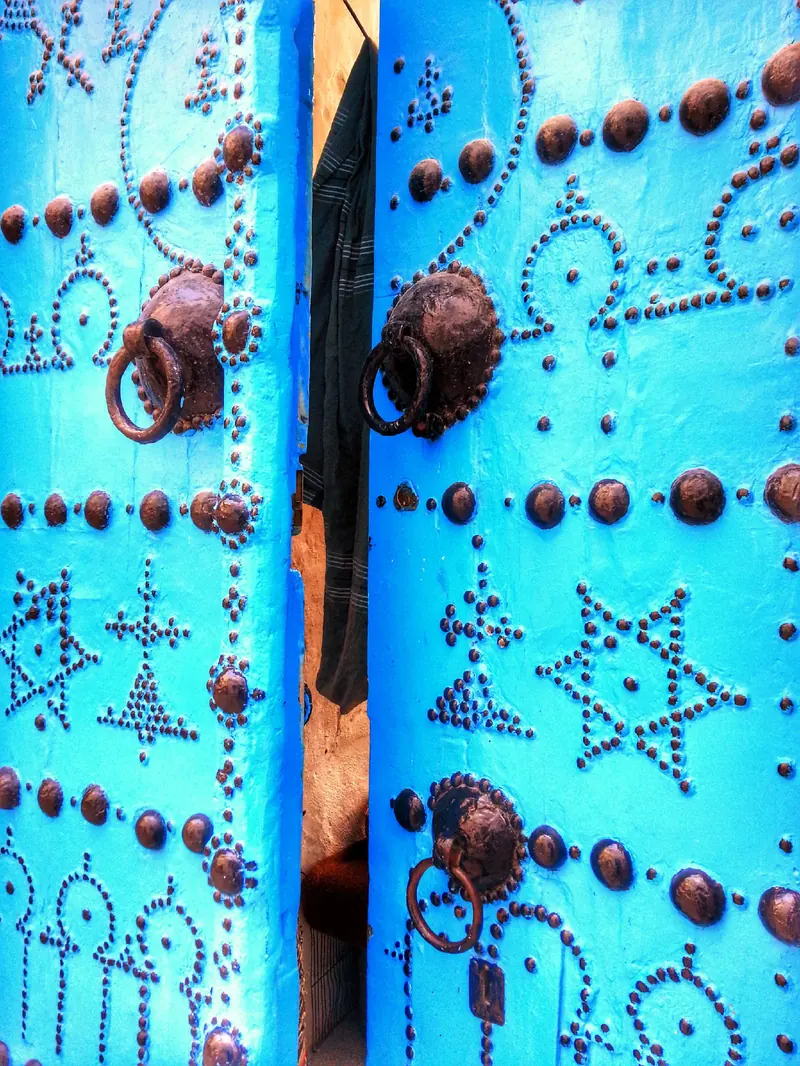
#> input picture assets/img/door-blue.webp, 800 x 1066 px, found by its file name
$ python -i make_og.py   (imports and definitions only)
#> lines starting #> are read from the running program, lines starting #| are printed output that depends on the picture
"""Images de partage (Open Graph 1200×630, JPEG) pour chaque page.

    python3 tools/make_og.py
"""
import json, os
from PIL import Image

ROOT = os.path.dirname(os.path.dirname(os.path.abspath(__file__)))
OUT = os.path.join(ROOT, 'static/img/og')
W, H = 1200, 630

def crop(src, dst, top=0.35):
#> called with src = '../assets/img/door-blue.webp', dst = 'out.png', top = 0.35
    im = Image.open(os.path.join(ROOT, src)).convert('RGB')
#> im is the input picture: PIL image 800x1066 RGB; mean R, G, B 73.6, 176.9, 202.2
    s = max(W / im.width, H / im.height)
#> s = 1.5
    im = im.resize((round(im.width * s), round(im.height * s)), Image.LANCZOS)
#> im: PIL image 1200x1599 RGB
    x = (im.width - W) // 2
#> x = 0
    y = round((im.height - H) * top)
#> y = 339
    im.crop((x, y, x + W, y + H)).save(os.path.join(OUT, dst), 'JPEG', quality=82, optimize=True, progressive=True)
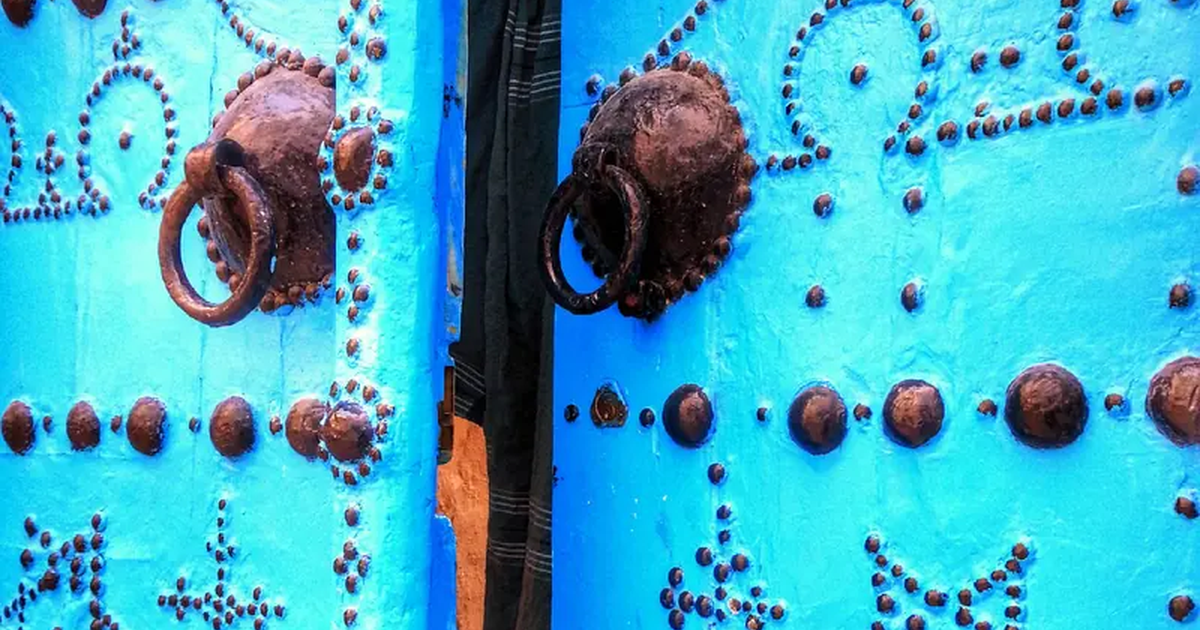
#> saved as out.png: PIL image 1200x630 RGB; mean R, G, B 65.4, 172.8, 195.9

# [13 lines not run here, left out]

>>> result = crop('../assets/img/door-blue.webp', 'out.png')

$ run again, on assets/img/dr-borhene.webp
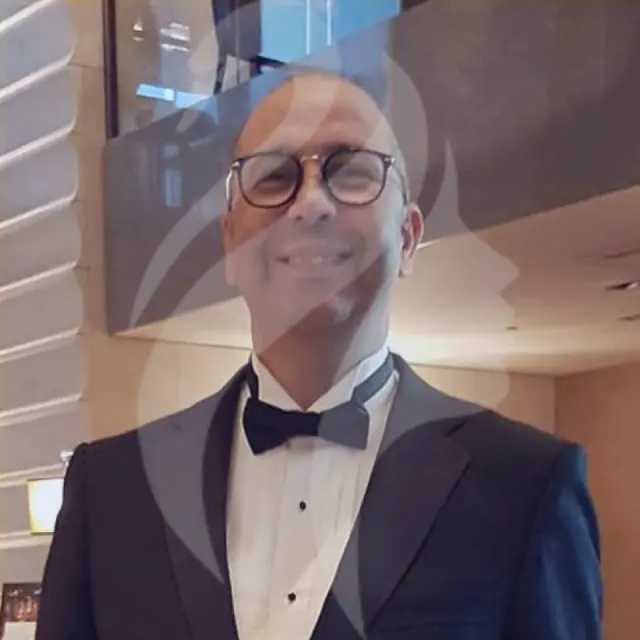
#> input picture assets/img/dr-borhene.webp, 640 x 640 px, found by its file name
#> in crop, im is the input picture: PIL image 640x640 RGB; mean R, G, B 119.9, 104.5, 106.8
#> im: PIL image 1200x1200 RGB
#> in crop, `im.crop((x, y, x + W, y + H)).save(os.path.join(OUT, dst), 'JPEG', qua..`:
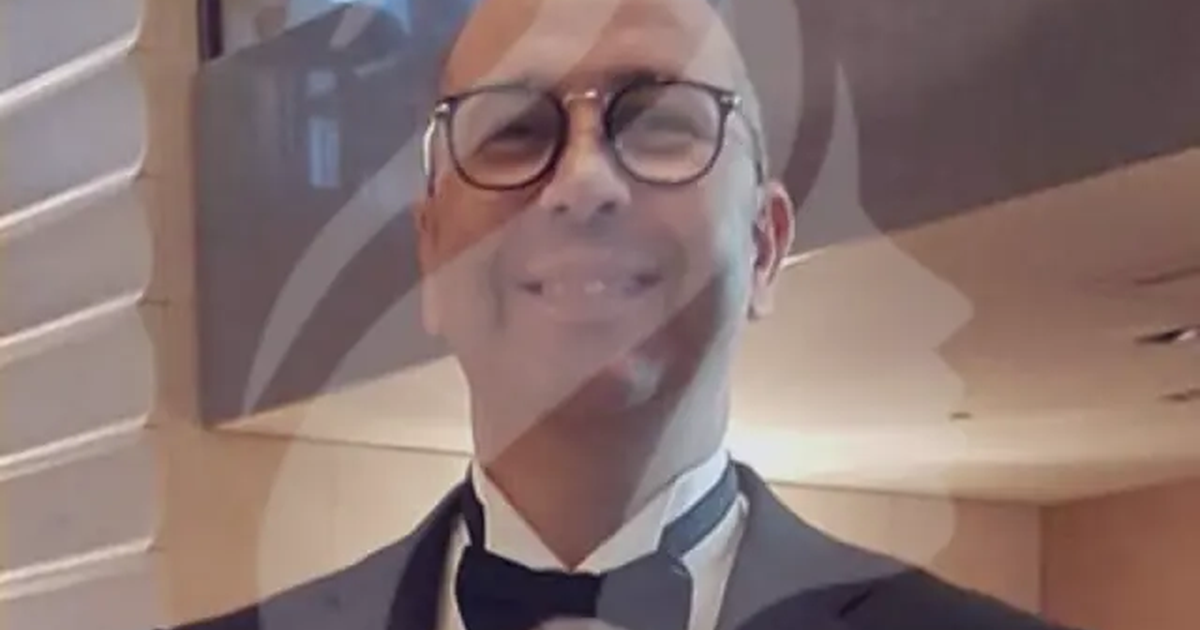
#> saved as out.png: PIL image 1200x630 RGB; mean R, G, B 136.8, 115.5, 112.3
